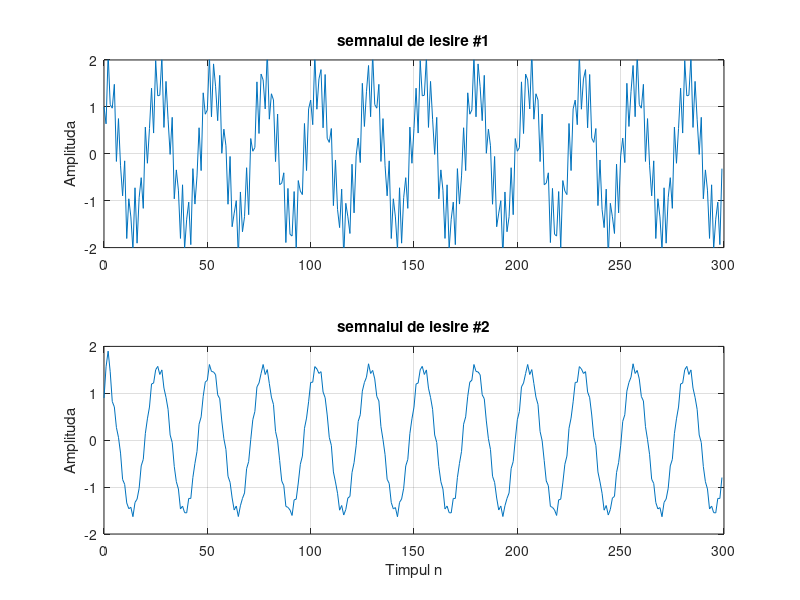

Write the MATLAB code that produced this figure.
% Programul P2_9
% Generarea semnalului de intrare 
clf;
n=0:299;
x1=cos(2*pi*10*n/256);
x2=cos(2*pi*100*n/256);
x=x1+x2;
% Calcularea secventelor de iesire 
num1=[0.5 0.27 0.77];
y1=filter(num1,1,x); % Iesirea sistemului #1
den2=[1 -0.53 0.46];
num2=[0.45 0.5 0.45];
y2=filter(num2,den2,x); % Iesirea sistemului #2
% Graficele secventelor de iesire
subplot(2,1,1);
plot(n,y1); axis([0 300 -2 2]);
ylabel('Amplituda');
title('semnalul de iesire #1'); grid;
subplot(2,1,2);
plot(n,y2); axis([0 300 -2 2]);
xlabel('Timpul n'); ylabel('Amplituda');
title('semnalul de iesire #2'); grid;
